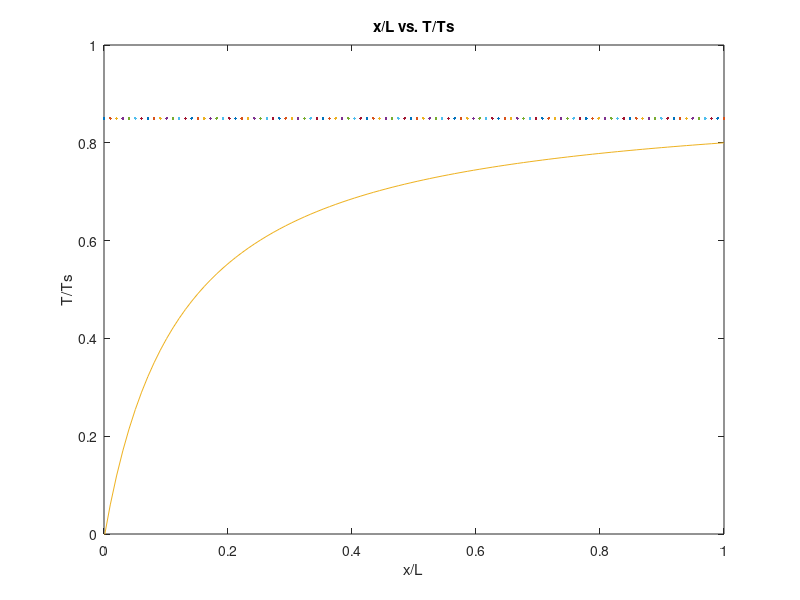
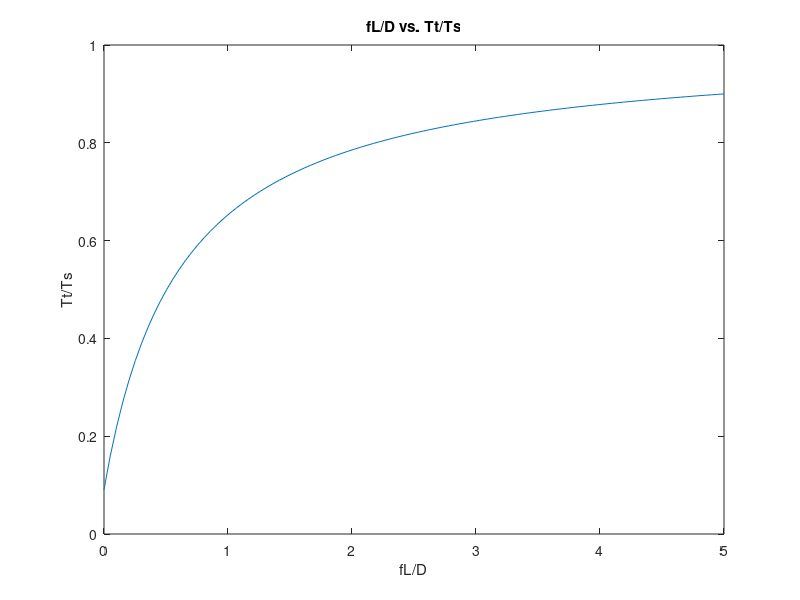
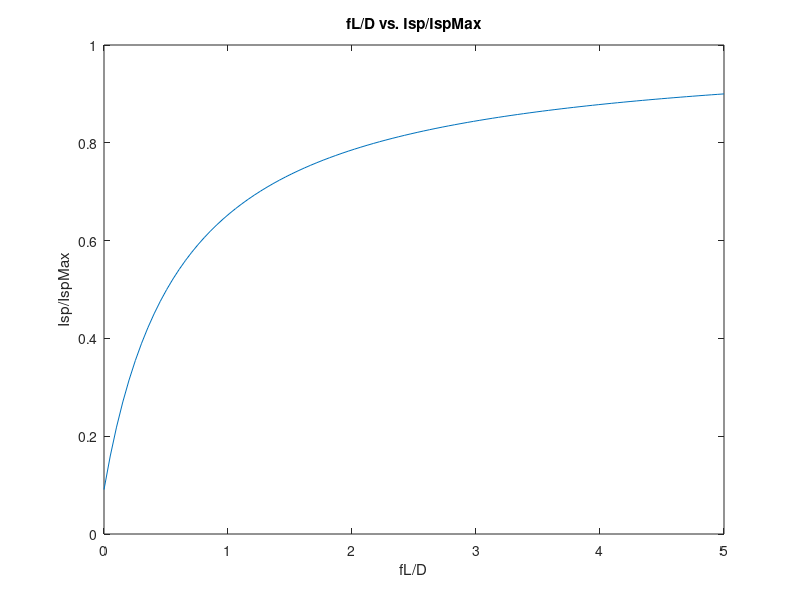

Recreate these plots in MATLAB, in order.
% Zane Grothe
% AERO 6530
% HW 5
% 4/22/22

clear all
close all
clc

% Problem 1 ~~~~~~~~~~~~~~~~~~~~

TMax=2500;
g=9.81;
gam=1.4;
Ru=8314;
MW=2;

L=100;
x=linspace(0,L);
y=linspace(10,70);
z=linspace(11,100);
S=1-10./z;
Tt=S-.1;
Tw=.85;

figure(1)
plot(x/L,Tw,x/L,Tt)
xlim([0,1])
ylim([0,1])
xlabel('x/L')
ylabel('T/Ts')
title('x/L vs. T/Ts')

T=1-10./z;
Ts=1;

figure(2)
plot(5*x/L,T/Ts)
xlim([0,5])
ylim([0,1])
xlabel('fL/D')
ylabel('Tt/Ts')
title('fL/D vs. Tt/Ts')


IspMax=(1/g)*sqrt(2*gam*8314*TMax/(1.4-1)/2);
Tc=T*TMax;
Isp=(1/g)*sqrt(2*gam*8314*Tc/(1.4-1)/2);

figure(3)
plot(5*x/L,T/Ts)
xlim([0,5])
ylim([0,1])
xlabel('fL/D')
ylabel('Isp/IspMax')
title('fL/D vs. Isp/IspMax')




